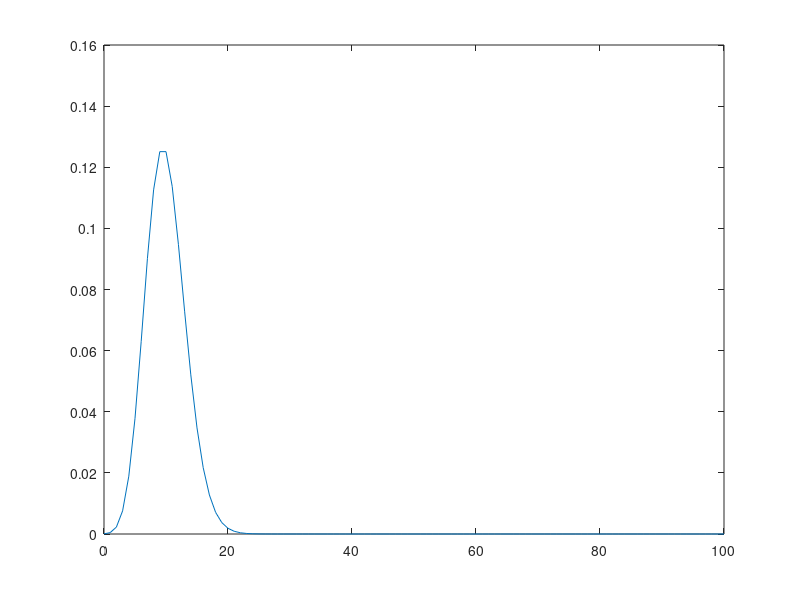

Write MATLAB code to recreate this figure. (Note: this script raises an error after producing the figure.)
% Lab 2
% Physics 434
% Kun Zhang

% Problem 1
% Background of cosmic-rays follow distribution 
% In 1 day the average cosmic-rays emitted by the hypothetical
% Source 4

% A) Cosmic-rays
% Find Background pdf
x0 = linspace(0, 20, 21)

p0 = poisspdf(x0, 3); 
plot(x0, p0);

num_of_days = 3;
p = p0;
for i = 1:num_of_days -1
    p = conv(p, p0)
end

x = linspace(0, 20*num_of_days, 20*num_of_days + 1)

plot(x, p)


% B) For more days
x0 = linspace(0, 20, 21)

p0 = poisspdf(x0, 3); 
plot(x0, p0);

num_of_days = 5;
p = p0;
for i = 1:num_of_days -1
    p = conv(p, p0)
end

x = linspace(0, 20*num_of_days, 20*num_of_days + 1)

plot(x, p)


% C)
 x1 = linspace(0,100,101);
 % Average 5 days
 p5Days = poisspdf(x1, 5);

 % Average 10 days
 p10Days = poisspdf(x1, 10);

 % Average 20 days
 p30Days = poisspdf(x1, 20);

 % Average 30 days
 p50Days = poisspdf(x1,30);

 % Plotting distributions
 plot(x1,p5Days)
 plot(x1,p10Days)
 plot(x1,p20Days)
 plot(x1,p30Days)

 legend('5 days','10 days','20 days','30 days')
 % It becomes to normal distribution as the average days increases, 
 % According to central limit theorem, if there is more trials
 % then a distribution will converge to Gaussian distribution. So, as
 % we average more days, the distribution becomes normal distribution.

 %%% D) Number of days: N = 5
 % Gamma rays from the source: Y*N = 4 * 5 = 20
 poissCosRays = makedist("Poisson",'lambda',background1);
 pGammaRays = 1 - cdf(poissCosRays, 20)
 sigmaGammaRays = icdf('Normal',1-pGammaRays,0,1)
 
 
 % Problem 2

 x2 = linspace(0,100,101);
 % As average more intervals from 1 to 30 
 r1 = raylpdf(x2,1);
 r10 = raylpdf(x2,10);
 r20 = raylpdf(x2,20);
 r30 = raylpdf(x2,30);

 % Plotting Distribution
 plot(x2,r1)
 hold on
 plot(x2,r10)
 plot(x2,r20)
 plot(x2,r30)

 legend('1','10','20','30')
 hold off
 
 % It approaches a Gaussian distribution as average more intervals
 % After 10 intervals
 
 
 % Problem 3
 % Version 1
 
 % A)
 % Width: x = 10
 % Signal of strength: Y = 50
 % Mean = 0
 % Standard deviation = 20
 % What is the probability of finding a signal of strength 50 from the
 % background Gaussian distribution with the width of 10?
 x3 = linspace(-50,50,100);
 normCCD = makedist("Normal","mu",0,"sigma",20);
 plot(x3,pdf(normCCD,x3))
 sigmaCCD= icdf('Normal',cdf(normCCD,50),0,1)
 % the probability of finding a signal of strength 50 from the background 
 % Gaussian distribution with the width of 10 is 2 so is hard to tell the 
 % Discovery
 
 
 % Version 2
 % B)
 
 % I'm not sure about this one but I think the probability distribution of 
 % The background will still be a Gaussian distribution
 
 
 % C)
 pixel = 10000;
 normCCD2 = pdf(normCCD1,x3)*pixel;
 plot(normCCD2)
 nCCD2 = makedist("Normal","mu",50,"sigma",20);
 x4 = linspace(0,100,100);
 plot(x4,pdf(nCCD2,x4))
 sigmaCCD2= icdf('Normal',cdf(nCCD2,50),0,1)
 
 
 % Problem 4

 % A) 
 % What is the strength of a signal that produces 5 sigma?
 % sigmaV1 = norminv([0.0000003,0.9999997])
 sigmaCCDV1 = icdf('Normal',cdf(normCCD1,100),0,1)
 % The strength of 100 signal is required to get 5 sigma.

 % B)
 sigmaCCD2V1= icdf('Normal',cdf(nCCD2,200),0,1)
 % A strength of 200 signal is required to get 5 sigma.

 % C) 
 % The signal must be +100 brighter to get if we have a trials factor of 10k
 
 % D)
 % The effect on my 5-sigma sensitivity threshold will be 100 times larger
 % Than before
 
 
 % Extra Credit)
 % Because it is not a gaussian distribution anymore so it is not symmetric
 % with the mean so the sensitivity penalty of many trials will decrease
 % than the gaussian distribution

